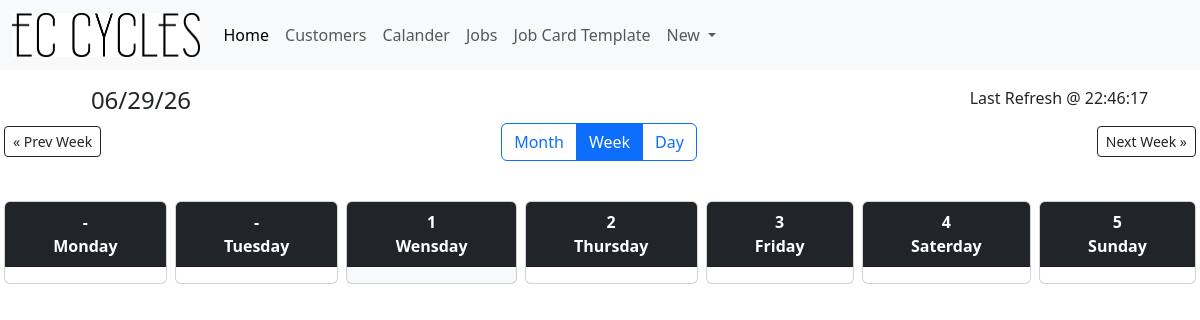
Before: /calendar/week?year=2026&month=7&week=0 with the older database file.
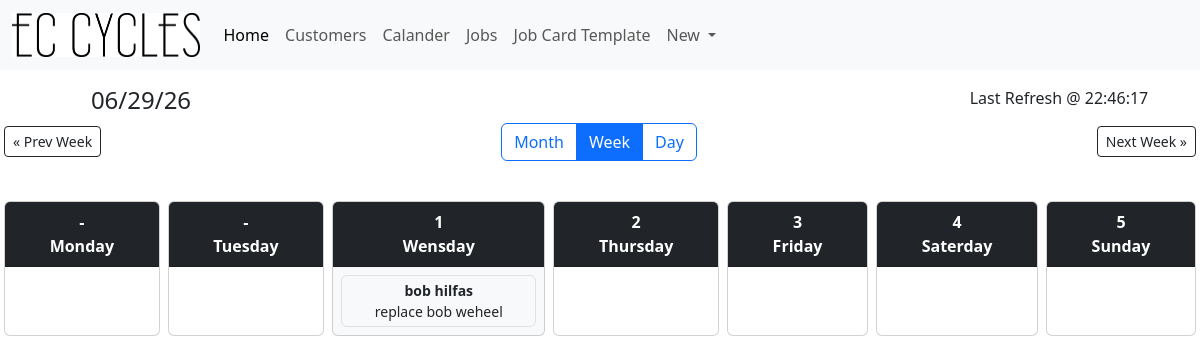
After: the same page with the newer database file.
### tables this page shows
CREATE TABLE "Jobs" (
	"JobID"	INTEGER NOT NULL UNIQUE,
	"Cust_ID"	INTEGER NOT NULL,
	"BikeBrand"	TEXT,
	"BikeModel"	TEXT,
	"JobDetails"	TEXT,
	"DueDate"	DATE ,
	PRIMARY KEY("JobID" AUTOINCREMENT)
);

CREATE TABLE "Customers" (
	"Cust_ID"	INTEGER NOT NULL UNIQUE,
	"CustFName"	TEXT NOT NULL,
	"CustLName"	TEXT,
	"CustAddress"	TEXT,
	"CustPNumber"	INTEGER,
	"CustEmail"	INTEGER,
	"CustDetails"	TEXT,
	PRIMARY KEY("Cust_ID" AUTOINCREMENT)
);

### app.py (the view, shortened to what this page needs)
@app.route("/calendar/week")
def timetable():
    time = time_gen()
    page_title = "EC Cycles | Calendar"
    today_dt = datetime.datetime.now()
    year = request.args.get("year", type=int)
    month = request.args.get("month", type=int)
    week = request.args.get("week", type=int)
    today_param = request.args.get("today", type=int)
    if not year:
        year = today_dt.year
    if not month:
        month = today_dt.month
    cal = calendar.monthcalendar(year, month)
    month_name = calendar.month_name[month]
    prev_month = 12 if month == 1 else month - 1
    prev_year = year - 1 if month == 1 else year
    next_month = 1 if month == 12 else month + 1
    next_year = year + 1 if month == 12 else year
    month_back = calendar.monthcalendar(prev_year, prev_month)
    month_forward = calendar.monthcalendar(next_year, next_month)
    prev_week_count = len(month_back) - 1
    cal_week = cal[week]
    if today_param and today_param in cal_week:
        today = today_param
    elif (
        year == today_dt.year
        and month == today_dt.month
        and today_dt.day in cal_week
    ):
        today = today_dt.day
    else:
        today = next((d for d in cal_week if d != 0), 0)
    jobs = get_jobs_for_month(year, month)
    return render_template(
        "calendarWeek.html",
        time=time,
        page_title=page_title,
        cal=cal,
        cal_week=cal_week,
        jobs=jobs,
        today=today,
        year=year,
        month=month,
        month_name=month_name,
        week=week,
        prev_month=prev_month,
        prev_year=prev_year,
        next_month=next_month,
        next_year=next_year,
        prev_week_count=prev_week_count,
        month_back=month_back,
        month_forward=month_forward,
    )

### app.py (called while the page is built)
def time_gen():
    time_dict = {"":""}
    day_info = datetime.datetime.now()
    date = day_info.strftime("%x")
    time = day_info.strftime("%X")
    time_dict["Date"] = date
    time_dict["Time"] = time
    return time_dict

def get_db_conn():
    conn = sqlite3.connect('JobCards.db')
    conn.row_factory = sqlite3.Row
    return conn

def get_jobs_for_month(year, month):
    conn = get_db_conn()
    cursor = conn.execute("""
        SELECT Jobs.*, Customers.CustFName, Customers.CustLName
        FROM Jobs
        INNER JOIN Customers
            ON Customers.Cust_ID = Jobs.Cust_ID
        WHERE strftime('%Y', DueDate)=?
          AND strftime('%m', DueDate)=?
    """, (str(year), f"{month:02d}"))
    jobs = cursor.fetchall()
    conn.close()
    job_dict = {}
    for job in jobs:
        job_day = int(job["DueDate"].split("-")[2])
        lines = job["JobDetails"].splitlines()
        second_line = lines[1] if len(lines) > 1 else ""
        job_copy = dict(job)
        job_copy["JobDetails"] = second_line
        job_dict.setdefault(job_day, []).append(job_copy)
    return job_dict

### Templates/calendarWeek.html (shortened to what the changed rows need)
{% extends 'Base.html' %}
{% block content %}
<div class="container-fluid px-3 marcus_time_v3">
    <div class=" d-md-block mb-3">
        {% set count = namespace(value=0) %}
        <div class="d-flex flex-row gap-2 justify-content-center">
            {% for day in cal_week %}
                {% set count.value = count.value + 1 %}
                <div class="flex-fill">
                    <div class="card h-100 {% if day == today %}bg-light{% endif %}"
                        {% if day != 0 %}
                        onclick="window.location.href='{{ url_for('jobs_by_day', year=year, month=month, day=day) }}'"
                        style="cursor:pointer;"
                        {% endif %}>
                        <div class="card-header bg-dark text-white text-center py-2">
                            <strong>
                                {{ day if day != 0 else '-' }}
                                <br>
                                {{ 'Monday' if count.value == 1}}
                                {{ 'Tuesday' if count.value == 2}}
                                {{ 'Wensday' if count.value == 3}}
                                {{ 'Thursday' if count.value == 4}}
                                {{ 'Friday' if count.value == 5}}
                                {{ 'Saterday' if count.value == 6}}
                                {{ 'Sunday' if count.value == 7}}
                            </strong>
                        </div>
                        <div class="card-body p-2 d-flex flex-column gap-2">
                            {% if day != 0 and day in jobs %}
                                {% for job in jobs[day] %}
                                    <div class="border rounded p-1 small"
                                         onclick="event.stopPropagation(); window.location.href='{{ url_for('ViewJobCard', id=job['JobID']) }}'">
                                        <strong>{{ job['CustFName'] }} {{ job['CustLName'] }}</strong><br>
                                        {{ job['JobDetails'] }}
                                    </div>
                                {% endfor %}
                            {% endif %}
                        </div>
                    </div>
                </div>
            {% endfor %}
        </div>
    </div>
</div>
{% endblock %}

Changed rows visible on the page:
added Jobs: CustFName "bob", CustLName "hilfas", JobDetails "replace bob weheel"
